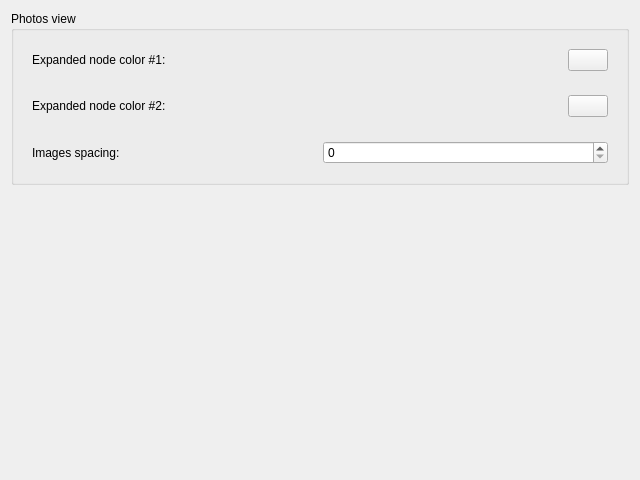
<?xml version="1.0" encoding="UTF-8"?>
<ui version="4.0">
 <class>LookTab</class>
 <widget class="QWidget" name="LookTab">
  <property name="geometry">
   <rect>
    <x>0</x>
    <y>0</y>
    <width>640</width>
    <height>480</height>
   </rect>
  </property>
  <property name="windowTitle">
   <string notr="true">LookTab</string>
  </property>
  <layout class="QVBoxLayout" name="verticalLayout_5">
   <item>
    <widget class="QGroupBox" name="groupBox">
     <property name="title">
      <string>Photos view</string>
     </property>
     <layout class="QVBoxLayout" name="verticalLayout_2">
      <item>
       <widget class="QWidget" name="widget" native="true">
        <layout class="QHBoxLayout" name="horizontalLayout_2">
         <item>
          <widget class="QLabel" name="label">
           <property name="text">
            <string>Expanded node color #1:</string>
           </property>
          </widget>
         </item>
         <item>
          <widget class="ColorPickButton" name="colorEvenButton">
           <property name="sizePolicy">
            <sizepolicy hsizetype="Fixed" vsizetype="Fixed">
             <horstretch>0</horstretch>
             <verstretch>0</verstretch>
            </sizepolicy>
           </property>
           <property name="text">
            <string/>
           </property>
          </widget>
         </item>
        </layout>
       </widget>
      </item>
      <item>
       <widget class="QWidget" name="widget_2" native="true">
        <layout class="QHBoxLayout" name="horizontalLayout">
         <item>
          <widget class="QLabel" name="label_2">
           <property name="text">
            <string>Expanded node color #2:</string>
           </property>
          </widget>
         </item>
         <item>
          <widget class="ColorPickButton" name="colorOddButton">
           <property name="sizePolicy">
            <sizepolicy hsizetype="Fixed" vsizetype="Fixed">
             <horstretch>0</horstretch>
             <verstretch>0</verstretch>
            </sizepolicy>
           </property>
           <property name="text">
            <string/>
           </property>
          </widget>
         </item>
        </layout>
       </widget>
      </item>
      <item>
       <widget class="QWidget" name="widget_3" native="true">
        <layout class="QHBoxLayout" name="horizontalLayout_3">
         <item>
          <widget class="QLabel" name="label_3">
           <property name="text">
            <string>Images spacing:</string>
           </property>
          </widget>
         </item>
         <item>
          <widget class="QSpinBox" name="spacingSpinBox"/>
         </item>
        </layout>
       </widget>
      </item>
     </layout>
    </widget>
   </item>
   <item>
    <spacer name="verticalSpacer">
     <property name="orientation">
      <enum>Qt::Vertical</enum>
     </property>
     <property name="sizeHint" stdset="0">
      <size>
       <width>20</width>
       <height>199</height>
      </size>
     </property>
    </spacer>
   </item>
  </layout>
 </widget>
 <customwidgets>
  <customwidget>
   <class>ColorPickButton</class>
   <extends>QPushButton</extends>
   <header>widgets/color_pick_button.hpp</header>
  </customwidget>
 </customwidgets>
 <resources/>
 <connections/>
</ui>
